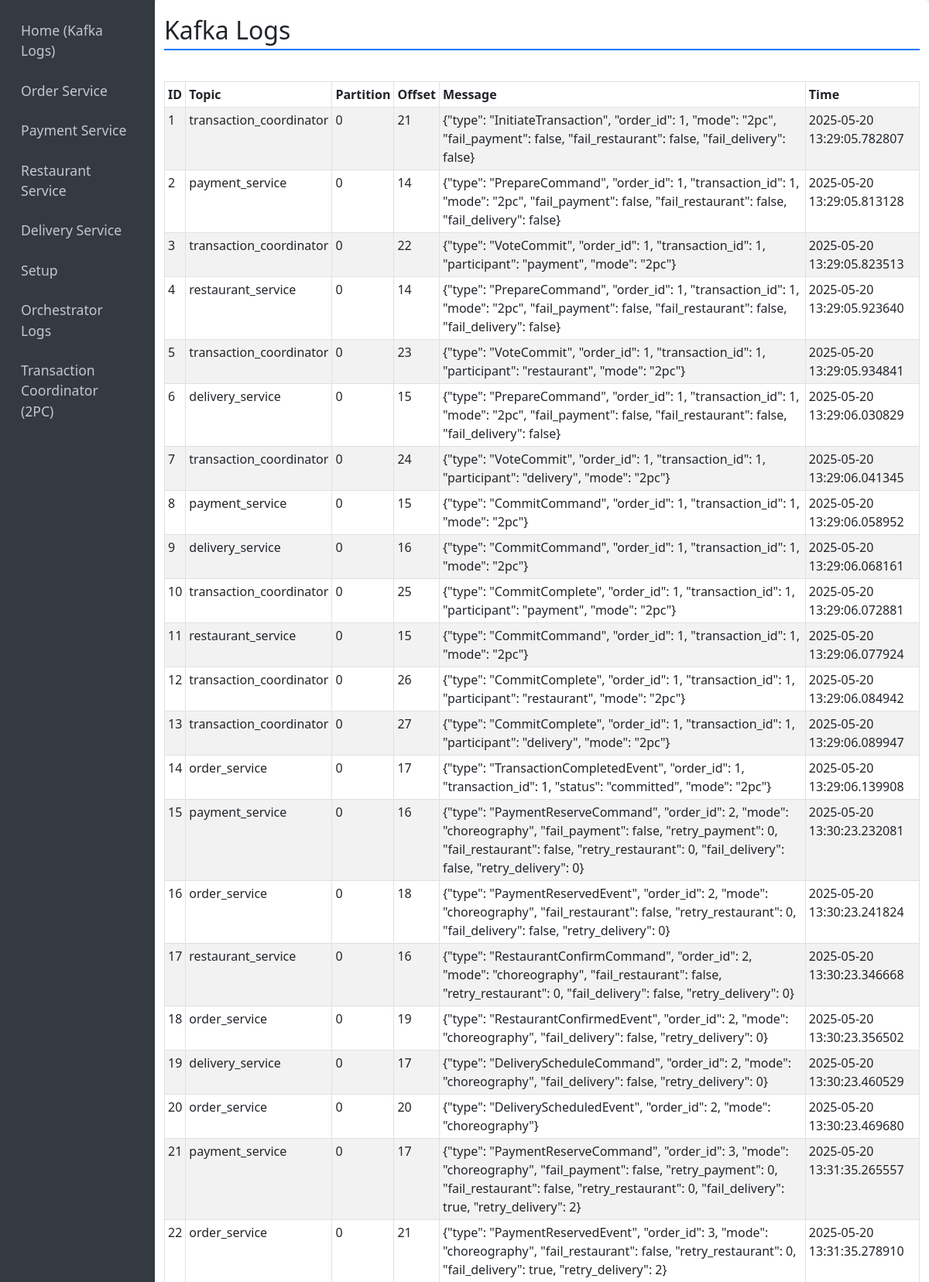
The page /home (upper part) on the database its author committed.
### dashboard/dashboard.py (models this page shows)
class KafkaLog(Base):
    __tablename__ = 'kafka_logs'
    id = Column(Integer, primary_key=True, autoincrement=True)
    topic = Column(String)
    partition = Column(Integer)
    offset = Column(Integer)
    message = Column(String)
    created_at = Column(DateTime, default=datetime.datetime.utcnow)

### dashboard/dashboard.py (the view)
@app.route("/")
@app.route("/home")
def home():
    session = Session()
    logs = session.query(KafkaLog).order_by(KafkaLog.id.asc()).all()
    session.close()
    return render_template("home.html", logs=logs)

### dashboard/templates/home.html
{% extends "base.html" %}
{% block content %}
<h2>Kafka Logs</h2>
<div class="table-responsive">
  <table class="table table-bordered table-striped table-sm">
    <thead>
      <tr>
        <th>ID</th>
        <th>Topic</th>
        <th>Partition</th>
        <th>Offset</th>
        <th>Message</th>
        <th>Time</th>
      </tr>
    </thead>
    <tbody id="logs-container">
      {% for log in logs %}
      <tr>
        <td>{{ log.id }}</td>
        <td>{{ log.topic }}</td>
        <td>{{ log.partition }}</td>
        <td>{{ log.offset }}</td>
        <td>{{ log.message }}</td>
        <td>{{ log.created_at }}</td>
      </tr>
      {% endfor %}
    </tbody>
  </table>
</div>
{% endblock %}

### dashboard/templates/base.html (shortened to what this page needs)
<!doctype html>
<html lang="vi">
  <head>
    <link href="https://cdn.jsdelivr.net/npm/bootstrap@5.3.0/dist/css/bootstrap.min.css" rel="stylesheet">
    <link rel="stylesheet" href="{{ url_for('static', filename='css/main.css') }}">
  </head>
  <body>
    <div class="container-fluid">
      <div class="row">
        <nav class="col-md-3 col-lg-2 d-md-block sidebar">
          <div class="position-sticky pt-3">
            <ul class="nav flex-column">
              <li class="nav-item">
                <a class="nav-link" href="{{ url_for('home') }}">Home (Kafka Logs)</a>
              </li>
              <li class="nav-item">
                <a class="nav-link" href="{{ url_for('order_service') }}">Order Service</a>
              </li>
              <li class="nav-item">
                <a class="nav-link" href="{{ url_for('payment_service') }}">Payment Service</a>
              </li>
              <li class="nav-item">
                <a class="nav-link" href="{{ url_for('restaurant_service') }}">Restaurant Service</a>
              </li>
              <li class="nav-item">
                <a class="nav-link" href="{{ url_for('delivery_service') }}">Delivery Service</a>
              </li>
              <li class="nav-item">
                <a class="nav-link" href="{{ url_for('setup') }}">Setup</a>
              </li>
              <li class="nav-item">
                <a class="nav-link" href="{{ url_for('orchestrator_logs') }}">Orchestrator Logs</a>
              </li>
              <li class="nav-item">
                <a class="nav-link" href="{{ url_for('transaction_coordinator') }}">Transaction Coordinator (2PC)</a>
              </li>
            </ul>
          </div>
        </nav>
        <main class="col-md-9 ms-sm-auto col-lg-10">
          {% block content %}{% endblock %}
        </main>
      </div>
    </div>
  </body>
</html>

### dashboard/static/css/main.css (style rules this page uses)
body { background-color: #f0f2f5; font-family: "Segoe UI", Tahoma, Geneva, Verdana, sans-serif; }
.sidebar { background-color: #343a40; color: #ffffff; }
.sidebar .nav-link { color: #c2c7d0; font-size: 1.1rem; padding: 10px 15px; margin-bottom: 5px; border-radius: 4px; }
main { background-color: #ffffff; padding: 20px; border-radius: 5px; box-shadow: 0px 0px 5px rgba(0,0,0,0.1); }
.table { margin-top: 20px; }
.table thead { background-color: #343a40; color: #ffffff; }
.table-striped tbody tr:nth-of-type(odd) { background-color: rgba(52, 58, 64, 0.05); }
h2 { border-bottom: 2px solid #007bff; padding-bottom: 5px; margin-bottom: 20px; }

### rows shown on the page
KafkaLog: id "1", topic "transaction_coordinator", partition "0", offset "21", message "{\"type\": \"InitiateTransaction\", \"order_id\": 1, \"mode\": \"2pc\", \"fail_payment\": false, \"fail_restaurant\": false, \"fail_delivery\": false}", created_at "2025-05-20 13:29:05.782807"
KafkaLog: id "2", topic "payment_service", partition "0", offset "14", message "{\"type\": \"PrepareCommand\", \"order_id\": 1, \"transaction_id\": 1, \"mode\": \"2pc\", \"fail_payment\": false, \"fail_restaurant\": false, \"fail_delivery\": false}", created_at "2025-05-20 13:29:05.813128"
KafkaLog: id "3", topic "transaction_coordinator", partition "0", offset "22", message "{\"type\": \"VoteCommit\", \"order_id\": 1, \"transaction_id\": 1, \"participant\": \"payment\", \"mode\": \"2pc\"}", created_at "2025-05-20 13:29:05.823513"
KafkaLog: id "4", topic "restaurant_service", partition "0", offset "14", message "{\"type\": \"PrepareCommand\", \"order_id\": 1, \"transaction_id\": 1, \"mode\": \"2pc\", \"fail_payment\": false, \"fail_restaurant\": false, \"fail_delivery\": false}", created_at "2025-05-20 13:29:05.923640"
KafkaLog: id "5", topic "transaction_coordinator", partition "0", offset "23", message "{\"type\": \"VoteCommit\", \"order_id\": 1, \"transaction_id\": 1, \"participant\": \"restaurant\", \"mode\": \"2pc\"}", created_at "2025-05-20 13:29:05.934841"
KafkaLog: id "6", topic "delivery_service", partition "0", offset "15", message "{\"type\": \"PrepareCommand\", \"order_id\": 1, \"transaction_id\": 1, \"mode\": \"2pc\", \"fail_payment\": false, \"fail_restaurant\": false, \"fail_delivery\": false}", created_at "2025-05-20 13:29:06.030829"
KafkaLog: id "7", topic "transaction_coordinator", partition "0", offset "24", message "{\"type\": \"VoteCommit\", \"order_id\": 1, \"transaction_id\": 1, \"participant\": \"delivery\", \"mode\": \"2pc\"}", created_at "2025-05-20 13:29:06.041345"
KafkaLog: id "8", topic "payment_service", partition "0", offset "15", message "{\"type\": \"CommitCommand\", \"order_id\": 1, \"transaction_id\": 1, \"mode\": \"2pc\"}", created_at "2025-05-20 13:29:06.058952"
KafkaLog: id "9", topic "delivery_service", partition "0", offset "16", message "{\"type\": \"CommitCommand\", \"order_id\": 1, \"transaction_id\": 1, \"mode\": \"2pc\"}", created_at "2025-05-20 13:29:06.068161"
KafkaLog: id "10", topic "transaction_coordinator", partition "0", offset "25", message "{\"type\": \"CommitComplete\", \"order_id\": 1, \"transaction_id\": 1, \"participant\": \"payment\", \"mode\": \"2pc\"}", created_at "2025-05-20 13:29:06.072881"
KafkaLog: id "11", topic "restaurant_service", partition "0", offset "15", message "{\"type\": \"CommitCommand\", \"order_id\": 1, \"transaction_id\": 1, \"mode\": \"2pc\"}", created_at "2025-05-20 13:29:06.077924"
KafkaLog: id "12", topic "transaction_coordinator", partition "0", offset "26", message "{\"type\": \"CommitComplete\", \"order_id\": 1, \"transaction_id\": 1, \"participant\": \"restaurant\", \"mode\": \"2pc\"}", created_at "2025-05-20 13:29:06.084942"
KafkaLog: id "13", topic "transaction_coordinator", partition "0", offset "27", message "{\"type\": \"CommitComplete\", \"order_id\": 1, \"transaction_id\": 1, \"participant\": \"delivery\", \"mode\": \"2pc\"}", created_at "2025-05-20 13:29:06.089947"
KafkaLog: id "14", topic "order_service", partition "0", offset "17", message "{\"type\": \"TransactionCompletedEvent\", \"order_id\": 1, \"transaction_id\": 1, \"status\": \"committed\", \"mode\": \"2pc\"}", created_at "2025-05-20 13:29:06.139908"
KafkaLog: id "15", topic "payment_service", partition "0", offset "16", message "{\"type\": \"PaymentReserveCommand\", \"order_id\": 2, \"mode\": \"choreography\", \"fail_payment\": false, \"retry_payment\": 0, \"fail_restaurant\": false, \"retry_restaurant\": 0, \"fail_delivery\": false, \"retry_delivery\": 0}", created_at "2025-05-20 13:30:23.232081"
KafkaLog: id "16", topic "order_service", partition "0", offset "18", message "{\"type\": \"PaymentReservedEvent\", \"order_id\": 2, \"mode\": \"choreography\", \"fail_restaurant\": false, \"retry_restaurant\": 0, \"fail_delivery\": false, \"retry_delivery\": 0}", created_at "2025-05-20 13:30:23.241824"
KafkaLog: id "17", topic "restaurant_service", partition "0", offset "16", message "{\"type\": \"RestaurantConfirmCommand\", \"order_id\": 2, \"mode\": \"choreography\", \"fail_restaurant\": false, \"retry_restaurant\": 0, \"fail_delivery\": false, \"retry_delivery\": 0}", created_at "2025-05-20 13:30:23.346668"
KafkaLog: id "18", topic "order_service", partition "0", offset "19", message "{\"type\": \"RestaurantConfirmedEvent\", \"order_id\": 2, \"mode\": \"choreography\", \"fail_delivery\": false, \"retry_delivery\": 0}", created_at "2025-05-20 13:30:23.356502"
KafkaLog: id "19", topic "delivery_service", partition "0", offset "17", message "{\"type\": \"DeliveryScheduleCommand\", \"order_id\": 2, \"mode\": \"choreography\", \"fail_delivery\": false, \"retry_delivery\": 0}", created_at "2025-05-20 13:30:23.460529"
KafkaLog: id "20", topic "order_service", partition "0", offset "20", message "{\"type\": \"DeliveryScheduledEvent\", \"order_id\": 2, \"mode\": \"choreography\"}", created_at "2025-05-20 13:30:23.469680"
KafkaLog: id "21", topic "payment_service", partition "0", offset "17", message "{\"type\": \"PaymentReserveCommand\", \"order_id\": 3, \"mode\": \"choreography\", \"fail_payment\": false, \"retry_payment\": 0, \"fail_restaurant\": false, \"retry_restaurant\": 0, \"fail_delivery\": true, \"retry_delivery\": 2}", created_at "2025-05-20 13:31:35.265557"
KafkaLog: id "22", topic "order_service", partition "0", offset "21", message "{\"type\": \"PaymentReservedEvent\", \"order_id\": 3, \"mode\": \"choreography\", \"fail_restaurant\": false, \"retry_restaurant\": 0, \"fail_delivery\": true, \"retry_delivery\": 2}", created_at "2025-05-20 13:31:35.278910"
